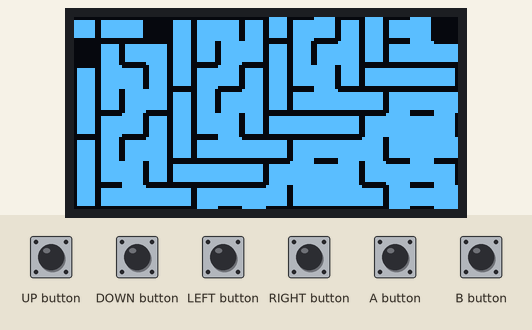
The sketch below on a simulated Arduboy, built for the host (arithmetic inside an expression is 32-bit, double 64-bit). On the bench: 128×64 one-colour display. Inputs (shaded band) come from the test bench. Random numbers use the default seed unless the sketch sets one.

Above: at 1.2 s.
1.3 s: A button pressed for 0.15 s
At 1.45 s:
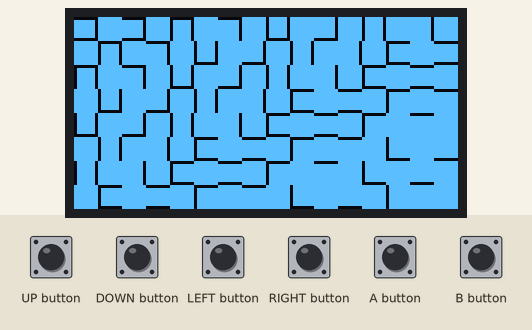
3.1 s: B button pressed for 0.15 s
At 3.13 s:
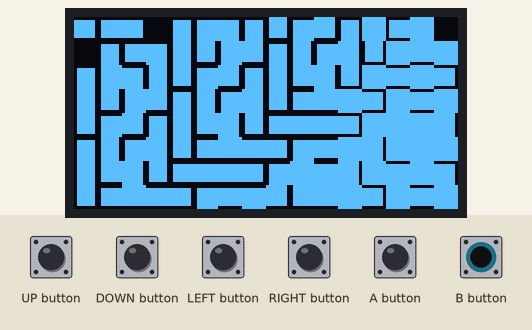
4.7 s: A button pressed for 1 s
At 4.72 s:
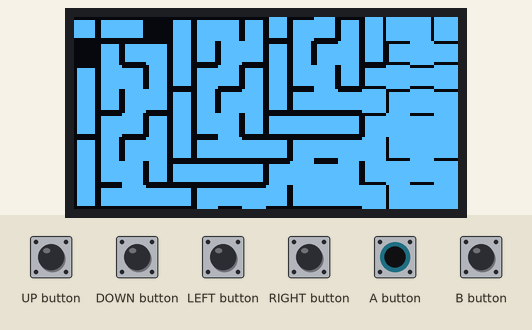
7.2 s: B button pressed for 1 s
At 8.0 s:
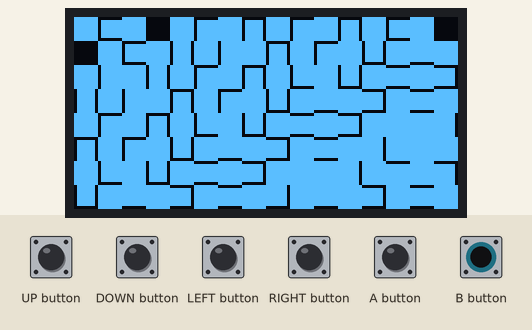
9.7 s: B button pressed for 0.15 s
At 9.9 s:
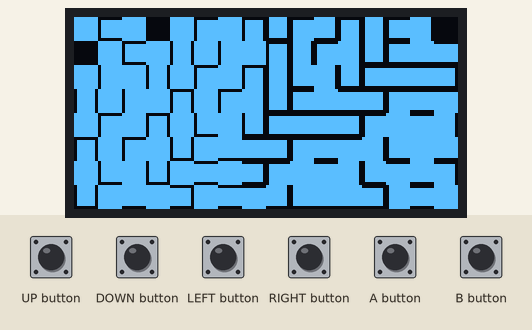
Timing chart, 0 to 12.3 s (numbered marks = the images above; inputs shaded):
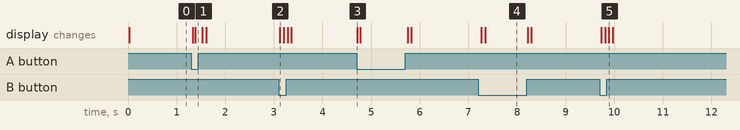

Measured:
- after the input at 1.3 s, the display: first changes at once (image 1 shows a later state)
- after the input at 3.1 s, the display: changes at once (image 2)
- after the input at 4.7 s, the display: changes at once (image 3)
- after the input at 7.2 s, the display: first changes after 0.07 s (image 4 shows a later state)
- after the input at 9.7 s, the display: first changes at once (image 5 shows a later state)

The sketch:

dungeonGenerator.ino
```cpp
// Sam Sibbens
// 2018 DECEMBER 16
// Arduboy Dungeon Generator

#include <Arduino.h>
#include <Arduboy2.h>
#include "DungeonGenerator.h"
Arduboy2 arduboy;

Dungeon dungeon;

void setup() {
    arduboy.begin();
    arduboy.clear();
    arduboy.setFrameRate(60);
    dungeon.loadRooms(0, 0);
}

void loop() {
    //Prevent the Arduboy from running too fast
    if(!arduboy.nextFrame()) {return;}

    arduboy.clear();
    dungeon.draw();
    arduboy.display();
}
```

DungeonGenerator.cpp
```cpp
#include <Arduino.h>
#include <Arduboy2.h>
#include "DungeonGenerator.h"
#include "Images.h"

extern Arduboy2 arduboy;


RoomWallLayoutID DungeonGenerator::getRoomLayoutFromSeed(uint16_t xpos, uint16_t ypos) {
    uint32_t xSeed = static_cast<uint32_t>(xpos);
    uint32_t ySeed = static_cast<uint32_t>(ypos);
    //xSeed = (xSeed*100*100)/1337;
    //ySeed = (ySeed*100*100)/501;
    uint32_t currentSeed = ((xSeed << 16) | (ySeed << 0));
    randomSeed((currentSeed > 0) ? currentSeed : 1);

    return static_cast<RoomWallLayoutID>(random(0, 15));

}

RoomWallLayoutID DungeonGenerator::getRoomLayoutFromNeighbours(uint16_t xpos, uint16_t ypos) {
    bool leftRoomHasRightWall = (xpos == 0) || DungeonGenerator::hasWallRight(xpos - 1, ypos);
    bool rightRoomHasLeftWall = (xpos == (Dungeon::width - 1)) || DungeonGenerator::hasWallLeft(xpos + 1, ypos);
    bool aboveRoomHasDownWall = (ypos == 0) || DungeonGenerator::hasWallDown(xpos, ypos - 1);
    bool belowRoomHasUpperWall = (ypos == (Dungeon::height - 1)) || DungeonGenerator::hasWallUp(xpos, ypos + 1);

    RoomWallLayoutID layout = RoomWallLayoutID::Zero;

    if (leftRoomHasRightWall) {
        layout |= RoomWallLayoutID::OneLeft;
    }
    if (rightRoomHasLeftWall) {
        layout |= RoomWallLayoutID::OneRight;
    }
    if (aboveRoomHasDownWall) {
        layout |= RoomWallLayoutID::OneUp;
    }
    if (belowRoomHasUpperWall) {
        layout |= RoomWallLayoutID::OneDown;
    }

    return layout;
}


bool DungeonGenerator::hasWallLeft(uint16_t xpos, uint16_t ypos) {
    RoomWallLayoutID room = DungeonGenerator::getRoomLayoutFromSeed(xpos, ypos);
    return ((room & RoomWallLayoutID::OneLeft) != RoomWallLayoutID::Zero);
}
bool DungeonGenerator::hasWallRight(uint16_t xpos, uint16_t ypos) {
    RoomWallLayoutID room = DungeonGenerator::getRoomLayoutFromSeed(xpos, ypos);
    return ((room & RoomWallLayoutID::OneRight) != RoomWallLayoutID::Zero);
}
bool DungeonGenerator::hasWallUp(uint16_t xpos, uint16_t ypos) {
    RoomWallLayoutID room = DungeonGenerator::getRoomLayoutFromSeed(xpos, ypos);
    return ((room & RoomWallLayoutID::OneUp) != RoomWallLayoutID::Zero);
}
bool DungeonGenerator::hasWallDown(uint16_t xpos, uint16_t ypos) {
    RoomWallLayoutID room = DungeonGenerator::getRoomLayoutFromSeed(xpos, ypos);
    return ((room & RoomWallLayoutID::OneDown) != RoomWallLayoutID::Zero);
}


void Dungeon::loadRooms(uint16_t xpos, uint16_t ypos) {
    for(uint16_t i = xpos; i < xpos + width; ++i) {
        for(uint16_t j = ypos; j < ypos + height; ++j) {
            if ((i % 2) == (j % 2)) {
                this->getRoomLayoutAt(i, j) = DungeonGenerator::getRoomLayoutFromSeed(i, j);
            }
            else {
                this->getRoomLayoutAt(i, j) = DungeonGenerator::getRoomLayoutFromNeighbours(i, j);
            }
        }
    }
}

const uint8_t * const roomLookup[] PROGMEM =
{
	RoomWallLayoutData::Zero,
	RoomWallLayoutData::OneDown,
	RoomWallLayoutData::OneUp,
	RoomWallLayoutData::TwoUpDown,
	RoomWallLayoutData::OneRight,
	RoomWallLayoutData::TwoRightDown,
	RoomWallLayoutData::TwoRightUp,
	RoomWallLayoutData::ThreeRightUpDown,
	RoomWallLayoutData::OneLeft,
	RoomWallLayoutData::TwoLeftDown,
	RoomWallLayoutData::TwoLeftUp,
	RoomWallLayoutData::ThreeLeftUpDown,
	RoomWallLayoutData::TwoLeftRight,
	RoomWallLayoutData::ThreeLeftRightDown,
	RoomWallLayoutData::ThreeLeftRightUp,
	RoomWallLayoutData::Four,
};

const uint8_t * Dungeon::getRoomImage(RoomWallLayoutID roomLayout)
{
	const uint8_t index = static_cast<uint8_t>(roomLayout);

	if(index >= 0x10)
		return nullptr;

	return reinterpret_cast<const uint8_t *>(pgm_read_ptr(&roomLookup[index]));
}

void Dungeon::draw() {
    arduboy.fillScreen (WHITE);

    for(uint16_t i = 0; i < width; ++i) {
        for(uint16_t j = 0; j < height; ++j) {
            if (arduboy.pressed(A_BUTTON) && (!(i % 2) == (j % 2))) {
                continue;
            }

            if (arduboy.pressed(B_BUTTON) && ((i % 2) == (j % 2))) {
                continue;
            }
            RoomWallLayoutID layout = this->getRoomLayoutAt(i, j);
            const uint8_t * layoutImage = this->getRoomImage(layout);
            Sprites::drawOverwrite(i * tileWidth, j * tileHeight, layoutImage, 0);
        }
    }
    // Debugging
    /*
    uint8_t j = 1;
    uint8_t margin = tileWidth+4;
    for(uint8_t i = 0; i < 8; i++) {
        Sprites::drawOverwrite(i * margin + margin, j * margin, getRoomImage(static_cast<RoomWallLayoutID>(i)), 0);
    }
    j+=2;
    for(uint8_t i = 8; i < 16; i++) {
        Sprites::drawOverwrite(i * margin - 8*margin + margin, j * margin, getRoomImage(static_cast<RoomWallLayoutID>(i)), 0);
    }*/
}

RoomWallLayoutID & Dungeon::getRoomLayoutAt(uint16_t xpos, uint16_t ypos)
{
	return this->rooms[(ypos * width) + xpos];
}


//End
```

DungeonGenerator.h
```cpp
#pragma once

#include <Arduino.h>
#include <Arduboy2.h>


enum class RoomWallLayoutID : uint8_t {
    Zero = 0,
    OneLeft = 0b1000,
    OneRight = 0b0100,
    OneUp = 0b0010,
    OneDown = 0b0001,

    TwoLeftRight = 0b1100,
    TwoLeftUp = 0b1010,
    TwoLeftDown = 0b1001,
    TwoUpDown = 0b0011,
    TwoRightUp = 0b0110,
    TwoRightDown = 0b0101,

    ThreeLeftRightDown = 0b1101,
    ThreeLeftRightUp = 0b1110,
    ThreeLeftUpDown = 0b1011,
    ThreeRightUpDown = 0b0111,

    Four = 0b1111
};

constexpr inline RoomWallLayoutID operator |(RoomWallLayoutID left, RoomWallLayoutID right)
{
	return static_cast<RoomWallLayoutID>(static_cast<uint8_t>(left) | static_cast<uint8_t>(right));
}

inline RoomWallLayoutID & operator |=(RoomWallLayoutID & left, RoomWallLayoutID right)
{
	left = (left | right);
	return left;
}

constexpr inline RoomWallLayoutID operator &(RoomWallLayoutID left, RoomWallLayoutID right)
{
	return static_cast<RoomWallLayoutID>(static_cast<uint8_t>(left) & static_cast<uint8_t>(right));
}

inline RoomWallLayoutID & operator &=(RoomWallLayoutID & left, RoomWallLayoutID right)
{
	left = (left & right);
	return left;
}

constexpr inline RoomWallLayoutID operator ^(RoomWallLayoutID left, RoomWallLayoutID right)
{
	return static_cast<RoomWallLayoutID>(static_cast<uint8_t>(left) ^ static_cast<uint8_t>(right));
}

inline RoomWallLayoutID & operator ^=(RoomWallLayoutID & left, RoomWallLayoutID right)
{
	left = (left ^ right);
	return left;
}

namespace DungeonGenerator {
        RoomWallLayoutID getRoomLayoutFromSeed(uint16_t xpos, uint16_t ypos);
        RoomWallLayoutID getRoomLayoutFromNeighbours(uint16_t xpos, uint16_t ypos);

        bool hasWallLeft(uint16_t xpos, uint16_t ypos);
        bool hasWallRight(uint16_t xpos, uint16_t ypos);
        bool hasWallUp(uint16_t xpos, uint16_t ypos);
        bool hasWallDown(uint16_t xpos, uint16_t ypos);
};

class Dungeon {
    public:
        static constexpr uint8_t tileWidth = 8;
        static constexpr uint8_t tileHeight = 8;

        static constexpr uint8_t width = 16;
        static constexpr uint8_t height = 8;
        static constexpr uint8_t roomCount = width * height;
    public:
        RoomWallLayoutID rooms[roomCount] = {};
        uint16_t x = 0;
        uint16_t y = 0;
    public:
        void loadRooms(uint16_t xpos, uint16_t ypos);
        void draw();
        const uint8_t * getRoomImage(RoomWallLayoutID roomLayout);
        RoomWallLayoutID & getRoomLayoutAt(uint16_t xpos, uint16_t ypos);
};


//End
```

Images.h
```cpp
#include <Arduboy2.h>
#include <Arduino.h>


namespace RoomWallLayoutData {
    // Zero walls
    const uint8_t Zero[] PROGMEM = {
        8, 8,
        0xff, 0xff, 0xff, 0xff, 0xff, 0xff, 0xff, 0xff,
    };

    // One wall
    const uint8_t OneLeft[] PROGMEM = {
        8, 8,
        0x00, 0xff, 0xff, 0xff, 0xff, 0xff, 0xff, 0xff,
    };
    const uint8_t OneRight[] PROGMEM = {
        8, 8,
        0xff, 0xff, 0xff, 0xff, 0xff, 0xff, 0xff, 0x00,
    };
    const uint8_t OneUp[] PROGMEM = {
        8, 8,
        0xfe, 0xfe, 0xfe, 0xfe, 0xfe, 0xfe, 0xfe, 0xfe,
    };
    const uint8_t OneDown[] PROGMEM = {
        8, 8,
        0x7f, 0x7f, 0x7f, 0x7f, 0x7f, 0x7f, 0x7f, 0x7f,
    };

    // Two walls
    const uint8_t TwoLeftDown[] PROGMEM = {
        8, 8,
        0x00, 0x7f, 0x7f, 0x7f, 0x7f, 0x7f, 0x7f, 0x7f,
    };
    const uint8_t TwoLeftRight[] PROGMEM = {
        8, 8,
        0x00, 0xff, 0xff, 0xff, 0xff, 0xff, 0xff, 0x00,
    };
    const uint8_t TwoLeftUp[] PROGMEM = {
        8, 8,
        0x00, 0xfe, 0xfe, 0xfe, 0xfe, 0xfe, 0xfe, 0xfe,
    };
    const uint8_t TwoRightDown[] PROGMEM = {
        8, 8,
        0x7f, 0x7f, 0x7f, 0x7f, 0x7f, 0x7f, 0x7f, 0x00,
    };
    const uint8_t TwoRightUp[] PROGMEM = {
        8, 8,
        0xfe, 0xfe, 0xfe, 0xfe, 0xfe, 0xfe, 0xfe, 0x00,
    };
    const uint8_t TwoUpDown[] PROGMEM = {
        8, 8,
        0x7e, 0x7e, 0x7e, 0x7e, 0x7e, 0x7e, 0x7e, 0x7e,
    };

    // Three Walls
    const uint8_t ThreeLeftRightDown[] PROGMEM = {
        8, 8,
        0x00, 0x7f, 0x7f, 0x7f, 0x7f, 0x7f, 0x7f, 0x00,
    };
    const uint8_t ThreeLeftRightUp[] PROGMEM = {
        8, 8,
        0x00, 0xfe, 0xfe, 0xfe, 0xfe, 0xfe, 0xfe, 0x00,
    };
    const uint8_t ThreeLeftUpDown[] PROGMEM = {
        8, 8,
        0x00, 0x7e, 0x7e, 0x7e, 0x7e, 0x7e, 0x7e, 0x7e,
    };
    const uint8_t ThreeRightUpDown[] PROGMEM = {
        8, 8,
        0x7e, 0x7e, 0x7e, 0x7e, 0x7e, 0x7e, 0x7e, 0x00,
    };


    const uint8_t Four[] PROGMEM = {
        8, 8,
        0x00, 0x00, 0x00, 0x00, 0x00, 0x00, 0x00, 0x00,
    };

}


//End
```
